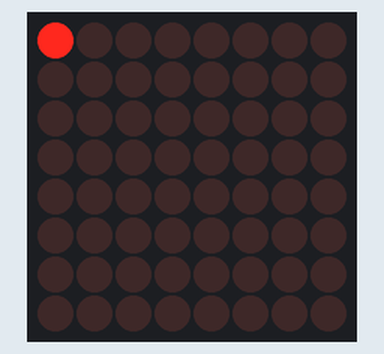
Simulated run of this sketch. Board: Arduino Uno, built with avr-gcc and run on an emulated ATmega328P. On the bench: 8×8 LED matrix. Wiring (inferred from the names in the program): MAX7219 LED driver (orientation assumed): CS pin 10.

Above: at 0.1 s.
At 1.1 s:
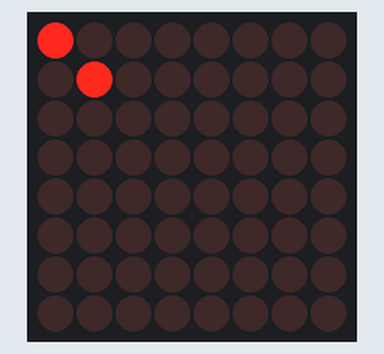
At 2.1 s:
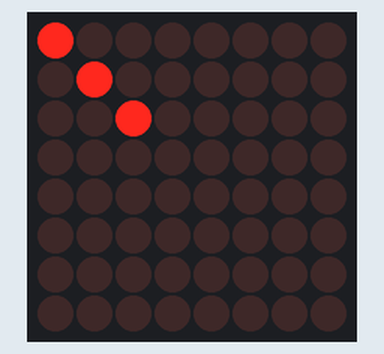
At 3.1 s:
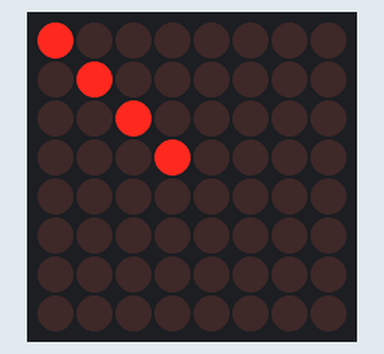
At 5.1 s:
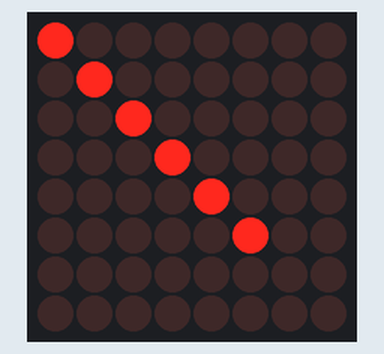
At 7.1 s:
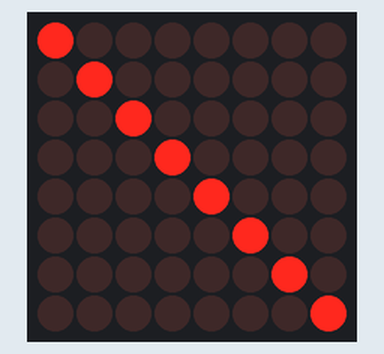

Measured:
- what the display in image 1 shows lasts 1.0 s, from 1.0 s to 2.0 s

The sketch:

write_binary.ino
```cpp
#include <SPI.h>

// define max7219 registers
const byte max7219_reg_noop        = 0x00;
const byte max7219_reg_digit0      = 0x01;
const byte max7219_reg_digit1      = 0x02;
const byte max7219_reg_digit2      = 0x03;
const byte max7219_reg_digit3      = 0x04;
const byte max7219_reg_digit4      = 0x05;
const byte max7219_reg_digit5      = 0x06;
const byte max7219_reg_digit6      = 0x07;
const byte max7219_reg_digit7      = 0x08;
const byte max7219_reg_decodeMode  = 0x09;
const byte max7219_reg_intensity   = 0x0a;
const byte max7219_reg_scanLimit   = 0x0b;
const byte max7219_reg_shutdown    = 0x0c;
const byte max7219_reg_displayTest = 0x0f;

const int loadPin = 10;

// sendByte function from Nick Gammon
void sendByte (const byte reg, const byte data)
  {
  digitalWrite (loadPin, LOW);
  SPI.transfer (reg);
  SPI.transfer (data);
  digitalWrite (loadPin, HIGH);
  }  // end of sendByte

void setup(){

  SPI.begin ();

  sendByte (max7219_reg_scanLimit, 7);   // show all 8 digits
  sendByte (max7219_reg_decodeMode, 0);  // using an led matrix (not digits)
  sendByte (max7219_reg_displayTest, 0); // no display test

  // clear display
  for (byte col = 0; col < 8; col++)
    sendByte (col + 1, 0);

  sendByte (max7219_reg_intensity, 7);  // character intensity: range: 0 to 15
  sendByte (max7219_reg_shutdown, 1);   // not in shutdown mode (ie. start it up)

}

byte board[8] = {B00000001, B0000010, B00000100, B00001000, B00010000, B00100000, B01000000, B10000000};

void loop() {

  for (int i = 0; i < 8; i++) {
    sendByte(i + 1, board[i]);
    delay(1000);
  }

}
```
